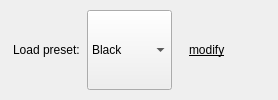
                <widget class="QWidget" name="colorsPresetGroup" native="true">
                 <property name="accessibleName">
                  <string notr="true">SGroup</string>
                 </property>
                 <layout class="QVBoxLayout" name="verticalLayout_38">
                  <property name="spacing">
                   <number>7</number>
                  </property>
                  <property name="leftMargin">
                   <number>13</number>
                  </property>
                  <property name="topMargin">
                   <number>10</number>
                  </property>
                  <property name="rightMargin">
                   <number>13</number>
                  </property>
                  <property name="bottomMargin">
                   <number>10</number>
                  </property>
                  <item>
                   <layout class="QHBoxLayout" name="horizontalLayout_3">
                    <property name="leftMargin">
                     <number>0</number>
                    </property>
                    <property name="topMargin">
                     <number>0</number>
                    </property>
                    <item>
                     <widget class="QLabel" name="loadPresetLabel">
                      <property name="text">
                       <string>Load preset:</string>
                      </property>
                     </widget>
                    </item>
                    <item>
                     <widget class="QComboBox" name="themeSelectorComboBox">
                      <property name="sizePolicy">
                       <sizepolicy hsizetype="Minimum" vsizetype="Minimum">
                        <horstretch>0</horstretch>
                        <verstretch>0</verstretch>
                       </sizepolicy>
                      </property>
                      <property name="currentText">
                       <string>Black</string>
                      </property>
                      <item>
                       <property name="text">
                        <string>Black</string>
                       </property>
                      </item>
                      <item>
                       <property name="text">
                        <string>Dark</string>
                       </property>
                      </item>
                      <item>
                       <property name="text">
                        <string>Dark Blue</string>
                       </property>
                      </item>
                      <item>
                       <property name="text">
                        <string>Light</string>
                       </property>
                      </item>
                      <item>
                       <property name="text">
                        <string>Light Blue</string>
                       </property>
                      </item>
                      <item>
                       <property name="text">
                        <string>Custom</string>
                       </property>
                      </item>
                      <item>
                       <property name="text">
                        <string>System</string>
                       </property>
                      </item>
                     </widget>
                    </item>
                    <item>
                     <spacer name="horizontalSpacer_13">
                      <property name="orientation">
                       <enum>Qt::Horizontal</enum>
                      </property>
                      <property name="sizeType">
                       <enum>QSizePolicy::Fixed</enum>
                      </property>
                      <property name="sizeHint" stdset="0">
                       <size>
                        <width>10</width>
                        <height>10</height>
                       </size>
                      </property>
                     </spacer>
                    </item>
                    <item>
                     <widget class="ClickableLabel" name="modifySystemSchemeLabel">
                      <property name="cursor">
                       <cursorShape>PointingHandCursor</cursorShape>
                      </property>
                      <property name="text">
                       <string>&lt;html&gt;&lt;head/&gt;&lt;body&gt;&lt;p&gt;&lt;span style=&quot; text-decoration: underline;&quot;&gt;modify&lt;/span&gt;&lt;/p&gt;&lt;/body&gt;&lt;/html&gt;</string>
                      </property>
                      <property name="textFormat">
                       <enum>Qt::RichText</enum>
                      </property>
                     </widget>
                    </item>
                    <item>
                     <spacer name="horizontalSpacer_18">
                      <property name="orientation">
                       <enum>Qt::Horizontal</enum>
                      </property>
                      <property name="sizeHint" stdset="0">
                       <size>
                        <width>40</width>
                        <height>20</height>
                       </size>
                      </property>
                     </spacer>
                    </item>
                   </layout>
                  </item>
                 </layout>
                </widget>
